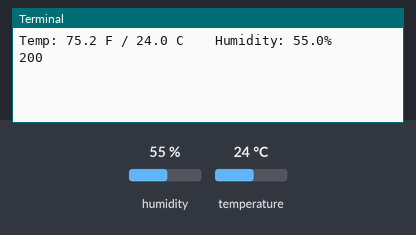
The program below on a simulated Raspberry Pi (BCM pin numbers). On the bench: the last lines printed to the terminal. Inputs (shaded band) come from the test bench; at power-on: humidity 55 %, temperature 24 °C. Values from a settings file that is not in the repository are placeholders; web requests get an empty 200 reply after 0.4 s.

Above: at 1.2 s.
1.3 s: humidity set to 22 %
At 3.16 s:
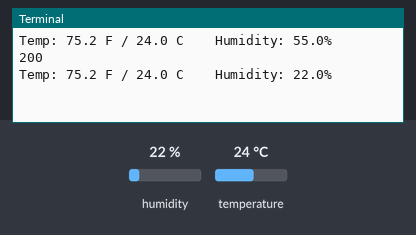
4.8 s: temperature set to 12 °C
At 7.0 s:
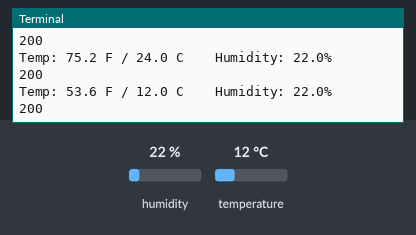
8.3 s: humidity set to 40 %
At 12.5 s:
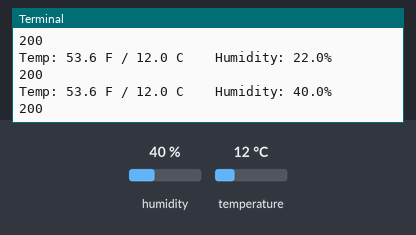
Timing chart, 0 to 14.0 s (numbered marks = the images above; inputs shaded):
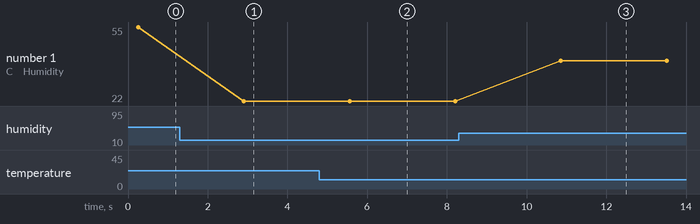

Measured:
- after the input at 1.3 s, the terminal: prints a new line after 1.6 s (image 1)
- after the input at 4.8 s, the terminal: prints a new line after 0.76 s (image 2)
- after the input at 8.3 s, the terminal: prints a new line after 2.6 s (image 3)
- plotted number 1: 55 → 22 after the input at 1.3 s, 22 → 40 after the input at 8.3 s

The program:

sensor.py
```python
import time
import board
import adafruit_dht
import requests
import os

apiKey =os.environ['APIKEY']

# Initial the dht device, with data pin connected to:
dhtDevice = adafruit_dht.DHT22(board.D2)

# you can pass DHT22 use_pulseio=False if you wouldn't like to use pulseio.
# This may be necessary on a Linux single board computer like the Raspberry Pi,
# but it will not work in CircuitPython.
# dhtDevice = adafruit_dht.DHT22(board.D18, use_pulseio=False)

while True:
    try:
        # Print the values to the serial port
        temperature_c = dhtDevice.temperature
        temperature_f = temperature_c * (9 / 5) + 32
        humidity = dhtDevice.humidity
        print(
            "Temp: {:.1f} F / {:.1f} C    Humidity: {}% ".format(
                temperature_f, temperature_c, humidity
            )
        )
        json={
          "data":{
            "Temperature":[{"value":temperature_c}],
            "Humidity":[{"value":humidity}]
          }
        }
        #json={"data": "test"}
        r = requests.post('http://iotplotter.com/api/v2/feed/731013254453670657', json=json, headers={"api-key":apiKey})
        print(r.status_code)
#        r.json()

    except RuntimeError as error:
        # Errors happen fairly often, DHT's are hard to read, just keep going
        print(error.args[0])
        time.sleep(2.0)
        continue
    except Exception as error:
        dhtDevice.exit()
        raise error

    time.sleep(2.0)
```
